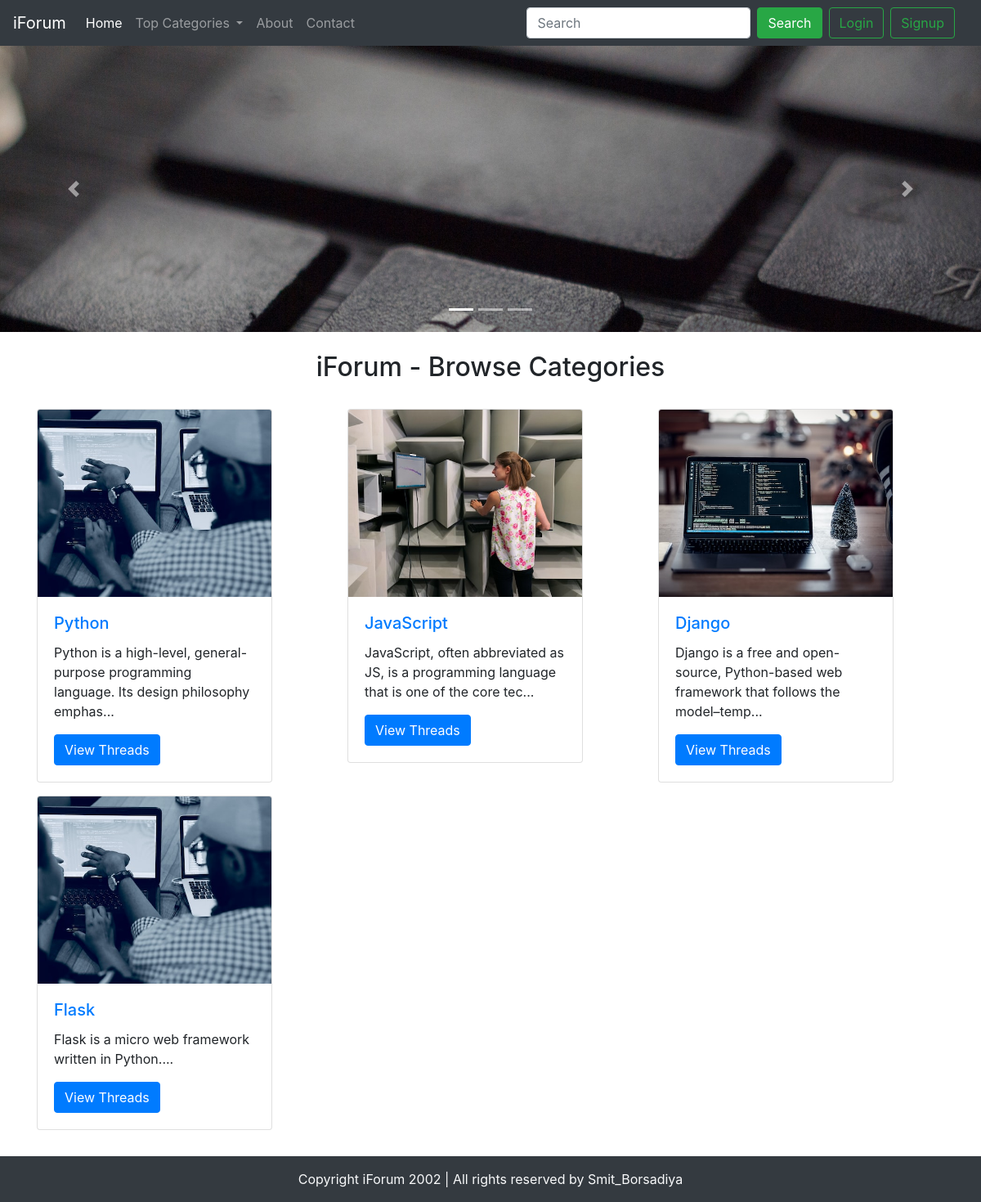
The page / on the database its author committed.
### tables this page shows
CREATE TABLE `categories` (
  `category_id` int(11) NOT NULL,
  `category_name` varchar(255) NOT NULL,
  `category_description` varchar(255) NOT NULL,
  `created` datetime NOT NULL DEFAULT current_timestamp()
);

### index.php (the view, shortened to what this page needs)
<!doctype html>
<html lang="en">
<head>
    <link rel="stylesheet" href="https://stackpath.bootstrapcdn.com/bootstrap/4.5.0/css/bootstrap.min.css"
>
</head>
<body>
    <?php include 'partials/_dbconnect.php';?>
    <?php include 'partials/_header.php';?>
    <div id="carouselExampleIndicators" class="carousel slide" data-ride="carousel">
        <ol class="carousel-indicators">
            <li data-target="#carouselExampleIndicators" data-slide-to="0" class="active"></li>
            <li data-target="#carouselExampleIndicators" data-slide-to="1"></li>
            <li data-target="#carouselExampleIndicators" data-slide-to="2"></li>
        </ol>
        <div class="carousel-inner">
            <div class="carousel-item active">
                <img src="img/card-1.jpg" class="d-block w-100" alt="...">
            </div>
        </div>
        <a class="carousel-control-prev" href="#carouselExampleIndicators" role="button" data-slide="prev">
            <span class="carousel-control-prev-icon" aria-hidden="true"></span>
        </a>
        <a class="carousel-control-next" href="#carouselExampleIndicators" role="button" data-slide="next">
            <span class="carousel-control-next-icon" aria-hidden="true"></span>
        </a>
    </div>
    <div class="container my-4" id="ques">
        <h2 class="text-center my-4">iForum - Browse Categories</h2>
        <div class="row my-4">
            <?php
                $sql = "SELECT * FROM `categories`";
                $result = mysqli_query($conn, $sql);
                while($row = mysqli_fetch_assoc($result)){
                $id = $row['category_id'];
                $cat = $row['category_name'];
                $desc = $row['category_description'];
                echo '<div class="col-md-4 my-2">
                        <div class="card" style="width: 18rem;">
                            <img src="img/card--'.$id. '.jpg" class="card-img-top" alt="image for this category">
                            <div class="card-body">
                                <h5 class="card-title"><a href="threadlist.php?catid=' . $id . '">' . $cat . '</a></h5>
                                <p class="card-text">' . substr($desc, 0, 90). '... </p>
                                <a href="threadlist.php?catid=' . $id . '" class="btn btn-primary">View Threads</a>
                            </div>
                        </div>
                        </div>';
                }
            ?>
        </div>
    </div>
    <?php include 'partials/_footer.php';?>
</body>
</html>

### partials/_header.php (shortened to what this page needs)
<?php
echo '<nav class="navbar navbar-expand-lg navbar-dark bg-dark">
<a class="navbar-brand" href="/forum">iForum</a>
<button class="navbar-toggler" type="button" data-toggle="collapse" data-target="#navbarSupportedContent" aria-controls="navbarSupportedContent" aria-expanded="false" aria-label="Toggle navigation">
  <span class="navbar-toggler-icon"></span>
</button>
<div class="collapse navbar-collapse" id="navbarSupportedContent">
  <ul class="navbar-nav mr-auto">
    <li class="nav-item active">
      <a class="nav-link" href="/forum">Home <span class="sr-only">(current)</span></a>
    </li>
    <li class="nav-item dropdown">
      <a class="nav-link dropdown-toggle" href="#" id="navbarDropdown" role="button" data-toggle="dropdown" aria-haspopup="true" aria-expanded="false">
        Top Categories
      </a>
      <div class="dropdown-menu" aria-labelledby="navbarDropdown">';
      echo '</div>
    </li>
    <li class="nav-item">
      <a class="nav-link" href="about.php">About</a>
    </li>
    <li class="nav-item">
      <a class="nav-link" href="contact.php" >Contact</a>
    </li>
  </ul>
  <div class="row mx-2">';
if(isset($_SESSION['loggedin']) && $_SESSION['loggedin']==true){
  echo '<form class="form-inline my-2 my-lg-0" method="get" action="search.php">
    <input class="form-control mr-sm-2" name="search" type="search" actiion="search.php" placeholder="Search" aria-label="Search">
    <button class="btn btn-success my-2 my-sm-0" type="submit">Search</button>
      <p class="text-light my-0 mx-2">Welcome, '. $_SESSION['useremail']. ' </p>
      <a href="partials/_logout.php" class="btn btn-outline-success ml-2">Logout</a>
      </form>';
}
else{
  echo '<form class="form-inline my-2 my-lg-0">
    <input class="form-control mr-sm-2" type="search" placeholder="Search" aria-label="Search">
    <button class="btn btn-success my-2 my-sm-0" type="submit">Search</button>
    </form>
    <button class="btn btn-outline-success ml-2" data-toggle="modal" data-target="#loginModal">Login</button>
    <button class="btn btn-outline-success mx-2" data-toggle="modal" data-target="#signupModal">Signup</button>';
  }
  echo '</div>
      </div>
      </nav>';
?>

### partials/_footer.php
<div class="container-fluid bg-dark text-light">
    <p class="text-center  py-3 mb-0">Copyright iForum 2002 | All rights reserved by Smit_Borsadiya</p>
</div>

### index.php (style rules this page uses)
#ques { min-height: 433px; }

### rows shown on the page
categories: category_name "Python", category_description "Python is a high-level, general-purpose programming language. Its design philosophy emphas"
categories: shows a picture, category_name "JavaScript", category_description "JavaScript, often abbreviated as JS, is a programming language that is one of the core tec"
categories: shows a picture, category_name "Django", category_description "Django is a free and open-source, Python-based web framework that follows the model–temp"
categories: category_name "Flask", category_description "Flask is a micro web framework written in Python."
